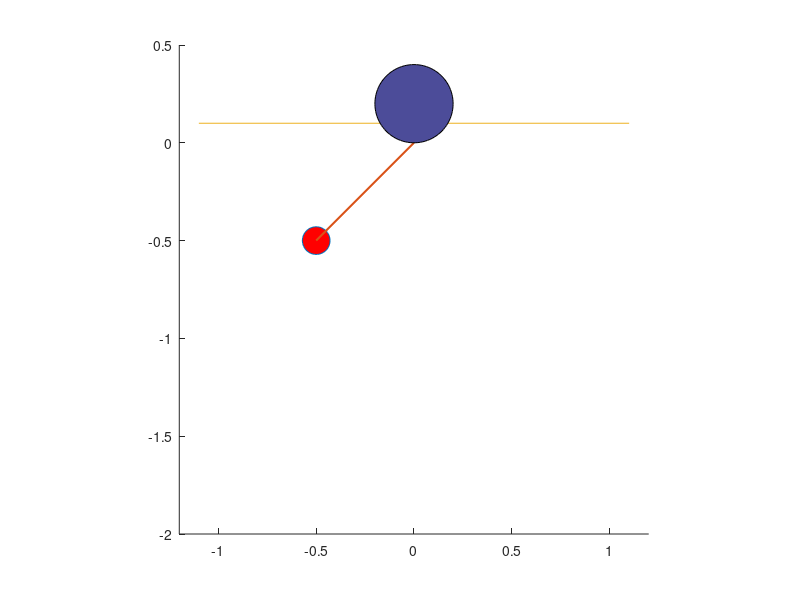

Write the MATLAB code that produced this figure. (Note: this script raises an error after producing the figure.)
fig = figure;
ax = axes(fig);                          % create axes FIRST
hold(ax, 'on');
axis(ax, 'equal');
xlim(ax, [-1.2 1.2]); ylim(ax, [-2 0.5]);

mass    = plot(ax, -0.5, -0.5, 'o', 'MarkerSize', 20, 'MarkerFaceColor', 'r');
rodline = plot(ax, [0, -0.5], [0, -0.5], 'LineWidth', 1.5);
cart = plot(ax, [-1.1, 1.1], [0.1, 0.1], LineWidth=20, Color='b');
l = 1;
tspan = [0 20];
x0 = [pi/2; 0];                          % column vector
angle = linspace(0,2*pi,100); 
disk_x = 0.2*sin(angle);
disk_y = 0.2+0.2*cos(angle);
patch(ax, 'XData', disk_x, 'YData', disk_y, 'FaceColor', [0.3 0.3 0.6]);

[t, x] = ode45(@odefunction, tspan, x0); % array form: x is nTimePoints x nStates

for k = 1:length(t)
    theta = x(k,1);                      % column 1 = theta, row k = time step k
    xp = l*sin(theta);
    yp = -l*cos(theta);

    set(mass,    'XData', xp,       'YData', yp); 
    set(rodline, 'XData', [0, xp],  'YData', [0, yp]);
    drawnow limitrate;
    pause(0.01);
end

function dx = odefunction(t, x)
    theta     = x(1);
    theta_dot = x(2);
    g = 9.81; l = 1;
    dx = [theta_dot; -(g/l)*sin(theta)];   % column vector!
end
